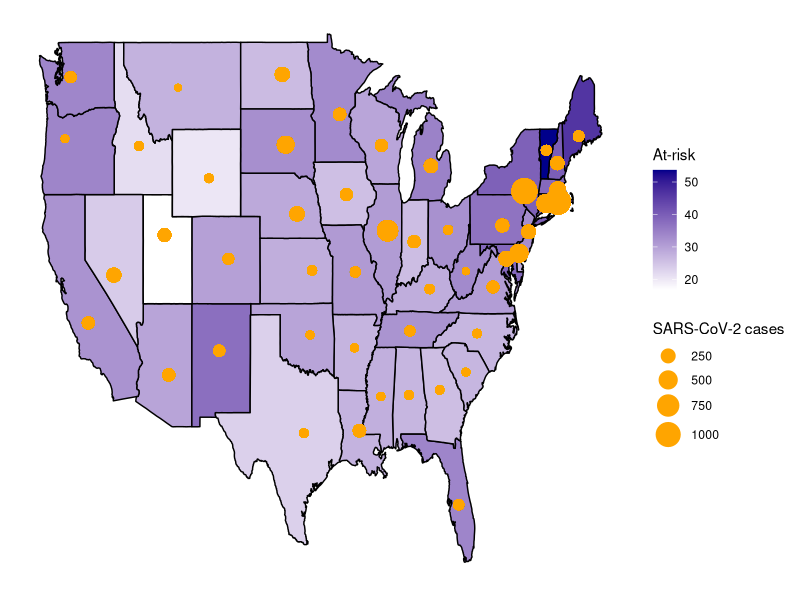
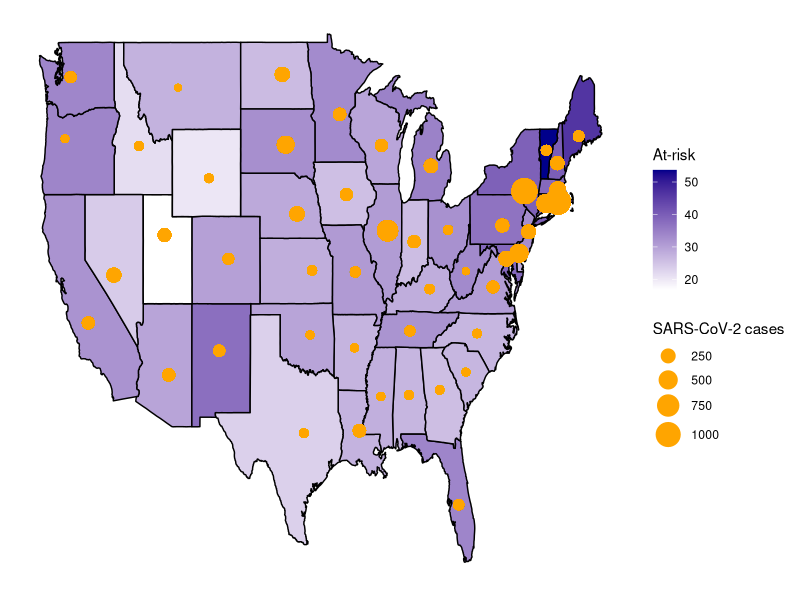

Write R code to recreate these figures, in order.
#####SETUP#####
suppressPackageStartupMessages(library("readr"))
suppressPackageStartupMessages(library("dplyr"))
suppressPackageStartupMessages(library("ggplot2"))
suppressPackageStartupMessages(library("maps"))

#####INPUT#####
latlong <- read_csv("geo-data.csv")
pcare <- read_csv("state-data.csv")
covid <- read_csv("covid-cases.csv")
projected <- read_csv("ihme-projection.csv")

#####PROCESS#####
# pcare:
#   - add column for # of physicians over 60 per 100K population
#   IGNORE FOR NOW- only select states that can be plotted (remove DC, PR)
pcare <- pcare %>%
  mutate(Risk = Number * Over60 / 100) %>%
  left_join(latlong) #%>%
  #filter(!(state %in% c("DC", "PR")))

# covid:
#   IGNORE FOR NOW- rename Long_ to long (contains longitude)
#   IGNORE FOR NOW- rename Lat to lat (contains latitude)
#   - remove rows w/ zero cases (won't be plotted anyway, won't cause logarithm issues)
#   IGNORE FOR NOW- remove rows not in continental United States
#   IGNORE FOR NOW- take logarithm to make bubbles more aesthetically pleasing
covid <- covid %>%
  #rename(long = Long_) %>%
  #rename(lat = Lat) %>%
  filter(`6/4/2020` > 0)
  #filter(lat > 25 & lat < 50 & long > -130 & long < -65) %>%
  #mutate(LogCases = log10(`6/4/2020`)) %>%

# projected:
#   - summarise (sum) by state for projected cases as of 1-Oct-2020
projected <- projected %>%
  group_by(region) %>%
  summarise(Projected = sum(est_infections_mean))

# join pcare & covid then standardize cases to per 100K population, then only select relevant columns
#   then add projected cases then standardize to per 100K population, then only select relevant columns
pcare <- pcare %>%
  left_join(covid) %>%
  mutate(Current = `6/4/2020` / TotalPop * 100000) %>%
  left_join(projected) %>%
  mutate(Projection = Projected / TotalPop * 100000) %>%
  select(region, state, Number, Risk,
         Current, Projection, Long, Lat) %>%
  mutate(Remaining = Number - Risk,
         curr_conc = Current / Remaining,
         proj_conc = Projection / Remaining)

# LOOK AT DATA HERE BEFORE NON-CONTINENTAL STATES ARE REMOVED

# prepare map data
pcare <- filter(pcare, !(region %in% c("puerto rico",
                                       "district of columbia",
                                       "alaska",
                                       "hawaii")))
states_pleth <- map_data("state")
state_data <- left_join(states_pleth, pcare, by = "region")

#####VISUALIZE & SAVE#####
## bubble map of 50 U.S. states
ggplot(data = state_data) +
  # map w/ states colored by # `physicians over 60` per 100K population
  geom_polygon(aes(x = long, y = lat, group = group, fill = Risk),
               color = "black") +
  scale_fill_gradient("At-risk", low = "white", high = "darkblue") +
  # bubbles w/ log(COVID cases)
  geom_point(aes(x = Long, y = Lat, size = Current),
             color = "orange") +
  scale_size_continuous("SARS-CoV-2 cases", range = c(1, 8)) +
  #scale_size_continuous("# cases",
  #                      range = c(0, 1.15),
  #                      labels = c("1-9", "10-99", "100-999",
  #                                 "1,000-9,999", "10,000-99,999",
  #                                 ">100,000")) +
  # remove elements we don't need
  theme(axis.title = element_blank(),
        axis.text = element_blank(),
        axis.ticks = element_blank(),
        panel.grid = element_blank(),
        panel.background = element_blank())

# save bubble chloropleth
ggsave(filename = "BubbleMap.png",
       width = 8, height = 4)

